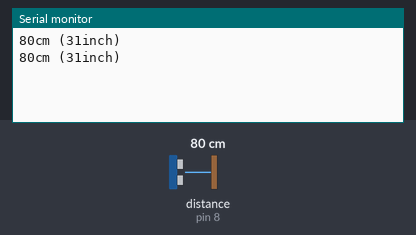
This sketch was run on a simulated Arduino Uno, built with avr-gcc and run on an emulated ATmega328P. Shown: the last lines printed to the serial monitor. Wiring (inferred from the names in the program): ultrasonic range finder: trigger pin 13; echo pin 8. The test bench sets the inputs (shaded band); at power-on: distance to the obstacle (sensor on pin 8) 80 cm. The echo pulse lasts 58.3 µs per cm.

Above: at 1.8 s.
1.9 s: distance to the obstacle (sensor on pin 8) set to 2 cm
At 2.8 s:
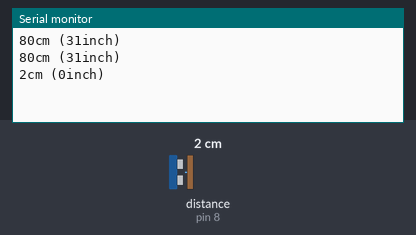
3.4 s: distance to the obstacle (sensor on pin 8) set to 4 cm
At 4.8 s:
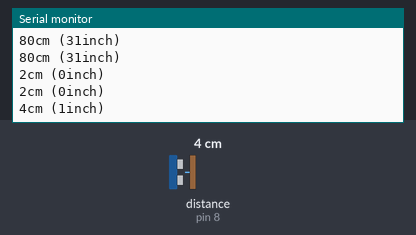
Timing chart, 0 to 6.4 s (numbered marks = the images above; inputs shaded):
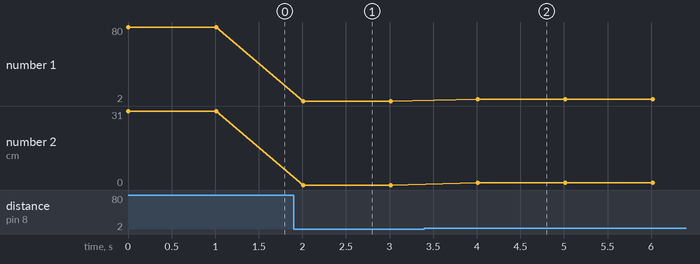

The sketch:

ultrasonic.ino
```cpp
/*
    超音波距離センサの値をArduino IDEのシリアルモニタに送信して表示するサンプルプログラム。
*/

#include <Arduino.h>

#define PIN_TRIG (13)
#define PIN_ECHO (8)

typedef struct {
    int cm;
    int inches;
} Distance;

Distance dist;

void setup() {
    pinMode(PIN_TRIG, OUTPUT);
    digitalWrite(PIN_TRIG, LOW);
    Serial.begin(9600);
}

void loop() {
    measure(&dist);

    Serial.print(dist.cm);
    Serial.print("cm (");
    Serial.print(dist.inches);
    Serial.print("inch)\n");

    delay(1000);
}

// 公式で公開されているプログラムを参照。
// https://codebender.cc/sketch:356078#HC-SR04%20Ultrasonic%20Sensor%20Example.ino
unsigned long measure(Distance *d) {
    unsigned long t1;
    unsigned long t2;
    unsigned long pulse_width;

    // Hold the trigger pin high for at least 10 us
    digitalWrite(PIN_TRIG, HIGH);
    delayMicroseconds(10);
    digitalWrite(PIN_TRIG, LOW);

    // Wait for pulse on echo pin
    while ( digitalRead(PIN_ECHO) == 0 );

    // Measure how long the echo pin was held high (pulse width)
    // Note: the micros() counter will overflow after ~70 min
    t1 = micros();
    while ( digitalRead(PIN_ECHO) == 1);
    t2 = micros();
    pulse_width = t2 - t1;

    // Calculate distance in centimeters and inches. The constants
    // are found in the datasheet, and calculated from the assumed speed
    //of sound in air at sea level (~340 m/s).
    d->cm = pulse_width / 58.0;
    d->inches = pulse_width / 148.0;

    return pulse_width;
}
```

Measured:
- after the input at 1.9 s, the serial monitor: prints a new line after 0.11 s (image 1)
- after the input at 3.4 s, the serial monitor: prints a new line after 0.61 s (image 2)
- plotted number 1: 80 → 2 after the input at 1.9 s, 2 → 4 after the input at 3.4 s
- plotted number 2: 31 → 0 after the input at 1.9 s, 0 → 1 after the input at 3.4 s
